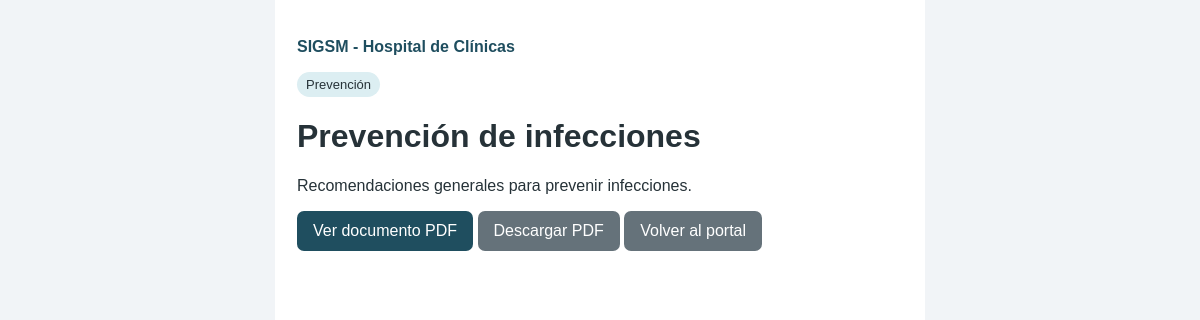
The app's page /presentacion/ver_publico.php?id=10, older data.
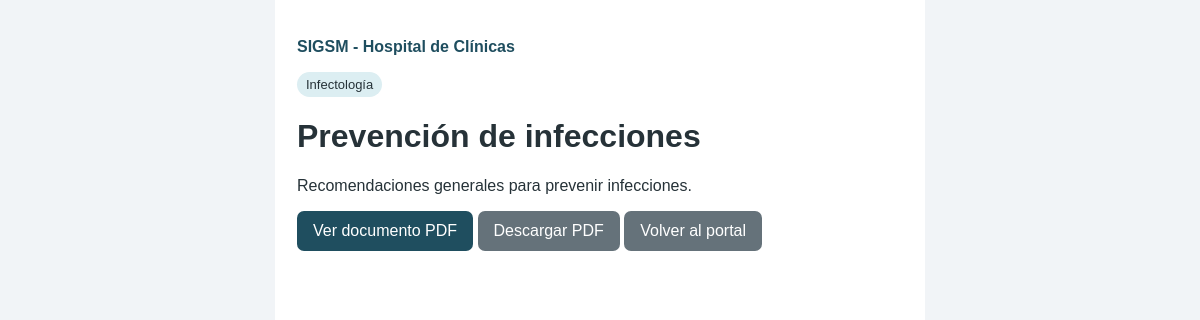
The same page, newer data.
### tables this page shows
CREATE TABLE IF NOT EXISTS documentos (

    id INT AUTO_INCREMENT PRIMARY KEY,

    titulo VARCHAR(150) NOT NULL,

    categoria_id INT NOT NULL,

    descripcion TEXT,

    archivo VARCHAR(255) NOT NULL,

    activo TINYINT(1) NOT NULL DEFAULT 1,

    creado_en TIMESTAMP DEFAULT CURRENT_TIMESTAMP,

    FOREIGN KEY (categoria_id)
        REFERENCES categorias(id),

     
    CONSTRAINT chk_documentos_titulo
        CHECK (CHAR_LENGTH(TRIM(titulo)) >= 3),

    CONSTRAINT chk_documentos_archivo
        CHECK (CHAR_LENGTH(TRIM(archivo)) >= 1),

    CONSTRAINT chk_documentos_activo
        CHECK (activo IN (0,1))

);

CREATE TABLE IF NOT EXISTS categorias (

    id INT AUTO_INCREMENT PRIMARY KEY,

    nombre VARCHAR(100) NOT NULL UNIQUE,

     
    CONSTRAINT chk_categorias_nombre
        CHECK (CHAR_LENGTH(TRIM(nombre)) >= 2)

);

### logica/funciones.php (called while the page is built, shortened)
<?php
function limpiar($t) : string {
    return htmlspecialchars($t ?? '', ENT_QUOTES, 'UTF-8');
}

### presentacion/ver_publico.php (the view, shortened to what this page needs)
<?php
require_once __DIR__ . '/../logica/funciones.php';
require_once __DIR__ . '/../datos/conexion.php';
$id = (int)($_GET['id'] ?? 0);
$s = $pdo->prepare('SELECT d.*,c.nombre categoria FROM documentos d JOIN categorias c ON c.id=d.categoria_id WHERE d.id=? AND d.activo=1');
$s->execute([$id]);
$d = $s->fetch(PDO::FETCH_ASSOC);
 ?> <!DOCTYPE html>
<html lang="es">
    <head>
        <meta charset="UTF-8"> <meta name="viewport" content="width=device-width,initial-scale=1"> <link rel="stylesheet" href="css/estilo.css">
    </head>
    <body>
        <main class="movil">
            <p class="mini-logo">
                SIGSM - Hospital de Clínicas
            </p>
            <span class="etiqueta"> <?= limpiar($d['categoria']) ?></span>
            <h1>
                <?= limpiar($d['titulo']) ?>
            </h1>
            <p>
                <?= nl2br(limpiar($d['descripcion'])) ?>
            </p>
            <a class="boton" href="descargar_documento.php?id=<?= (int)$d['id'] ?>" target="_blank">Ver documento PDF</a>
            <a class="boton secundario" href="descargar_documento.php?id=<?= (int)$d['id'] ?>&amp;descargar=1">Descargar PDF</a>
            <a class="boton secundario" href="../portal.php">Volver al portal</a>
        </main>
    </body>
</html>

### presentacion/css/estilo.css (style rules this page uses)
* { box-sizing: border-box; }
body { margin: 0; font-family: Arial,sans-serif; background: #f1f4f7; color: #263238; }
.boton, button { display: inline-block; background: #1f4e5f; color: white; border: 0; padding: 11px 16px; border-radius: 7px; text-decoration: none; cursor: pointer; }
.secundario { background: #65727a; }
.etiqueta { display: inline-block; background: #dceef2; padding: 5px 9px; border-radius: 20px; font-size: 13px; }
.movil { max-width: 650px; margin: 0 auto; padding: 22px; background: white; min-height: 100vh; }
.mini-logo { font-weight: bold; color: #1f4e5f; }

Row changes from the older to the newer data that the page shows:
changed documentos "Prevención de infecciones": categoria.nombre "Prevención" → "Infectología"
